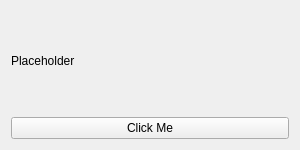
<?xml version="1.0" encoding="UTF-8"?>
<ui version="4.0">
 <class>DemoWidget</class>
 <widget class="QWidget" name="DemoWidget">
  <property name="geometry">
   <rect>
    <x>0</x>
    <y>0</y>
    <width>300</width>
    <height>150</height>
   </rect>
  </property>
  <property name="windowTitle">
   <string>UIC Demo</string>
  </property>
  <layout class="QVBoxLayout" name="verticalLayout">
   <item>
    <widget class="QLabel" name="greetingLabel">
     <property name="text">
      <string>Placeholder</string>
     </property>
    </widget>
   </item>
   <item>
    <widget class="QPushButton" name="actionButton">
     <property name="text">
      <string>Click Me</string>
     </property>
    </widget>
   </item>
  </layout>
 </widget>
 <resources/>
 <connections/>
</ui>
